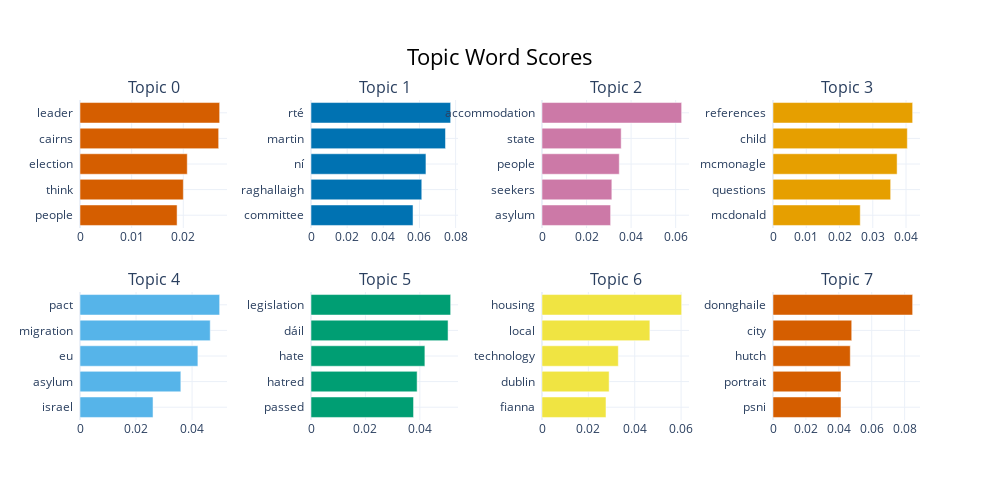

Notebook code for this chart:
### Markdown cell above
# Visualization

### Code cell
topic_model.visualize_barchart()

### Figure 1 — Plotly figure (JSON) as saved in the notebook; plotly's stock layout.template omitted (floating-point values rounded to 4 significant figures)
{"data": [{"marker": {"color": "#D55E00"}, "orientation": "h", "type": "bar", "x": [0.0188, 0.02001, 0.02076, 0.02685, 0.02704], "xaxis": "x", "y": ["people  ", "think  ", "election  ", "cairns  ", "leader  "], "yaxis": "y"}, {"marker": {"color": "#0072B2"}, "orientation": "h", "type": "bar", "x": [0.05644, 0.06127, 0.06359, 0.0744, 0.07725], "xaxis": "x2", "y": ["committee  ", "raghallaigh  ", "ní  ", "martin  ", "rté  "], "yaxis": "y2"}, {"marker": {"color": "#CC79A7"}, "orientation": "h", "type": "bar", "x": [0.0308, 0.03136, 0.03469, 0.03555, 0.06269], "xaxis": "x3", "y": ["asylum  ", "seekers  ", "people  ", "state  ", "accommodation  "], "yaxis": "y3"}, {"marker": {"color": "#E69F00"}, "orientation": "h", "type": "bar", "x": [0.02623, 0.03538, 0.03732, 0.04039, 0.04199], "xaxis": "x4", "y": ["mcdonald  ", "questions  ", "mcmonagle  ", "child  ", "references  "], "yaxis": "y4"}, {"marker": {"color": "#56B4E9"}, "orientation": "h", "type": "bar", "x": [0.02607, 0.03599, 0.04208, 0.04648, 0.04984], "xaxis": "x5", "y": ["israel  ", "asylum  ", "eu  ", "migration  ", "pact  "], "yaxis": "y5"}, {"marker": {"color": "#009E73"}, "orientation": "h", "type": "bar", "x": [0.03768, 0.03899, 0.04185, 0.05036, 0.05131], "xaxis": "x6", "y": ["passed  ", "hatred  ", "hate  ", "dáil  ", "legislation  "], "yaxis": "y6"}, {"marker": {"color": "#F0E442"}, "orientation": "h", "type": "bar", "x": [0.0276, 0.02895, 0.03291, 0.04652, 0.06023], "xaxis": "x7", "y": ["fianna  ", "dublin  ", "technology  ", "local  ", "housing  "], "yaxis": "y7"}, {"marker": {"color": "#D55E00"}, "orientation": "h", "type": "bar", "x": [0.04132, 0.04132, 0.04696, 0.04784, 0.08487], "xaxis": "x8", "y": ["psni  ", "portrait  ", "hutch  ", "city  ", "donnghaile  "], "yaxis": "y8"}], "layout": {"annotations": [{"font": {"size": 16}, "showarrow": false, "text": "Topic 0", "x": 0.0875, "xanchor": "center", "xref": "paper", "y": 1, "yanchor": "bottom", "yref": "paper"}, {"font": {"size": 16}, "showarrow": false, "text": "Topic 1", "x": 0.3625, "xanchor": "center", "xref": "paper", "y": 1, "yanchor": "bottom", "yref": "paper"}, {"font": {"size": 16}, "showarrow": false, "text": "Topic 2", "x": 0.6375, "xanchor": "center", "xref": "paper", "y": 1, "yanchor": "bottom", "yref": "paper"}, {"font": {"size": 16}, "showarrow": false, "text": "Topic 3", "x": 0.9125, "xanchor": "center", "xref": "paper", "y": 1, "yanchor": "bottom", "yref": "paper"}, {"font": {"size": 16}, "showarrow": false, "text": "Topic 4", "x": 0.0875, "xanchor": "center", "xref": "paper", "y": 0.4, "yanchor": "bottom", "yref": "paper"}, {"font": {"size": 16}, "showarrow": false, "text": "Topic 5", "x": 0.3625, "xanchor": "center", "xref": "paper", "y": 0.4, "yanchor": "bottom", "yref": "paper"}, {"font": {"size": 16}, "showarrow": false, "text": "Topic 6", "x": 0.6375, "xanchor": "center", "xref": "paper", "y": 0.4, "yanchor": "bottom", "yref": "paper"}, {"font": {"size": 16}, "showarrow": false, "text": "Topic 7", "x": 0.9125, "xanchor": "center", "xref": "paper", "y": 0.4, "yanchor": "bottom", "yref": "paper"}], "height": 500, "hoverlabel": {"bgcolor": "white", "font": {"family": "Rockwell", "size": 16}}, "showlegend": false, "title": {"font": {"color": "Black", "size": 22}, "text": "Topic Word Scores", "x": 0.5, "xanchor": "center", "yanchor": "top"}, "width": 1000, "xaxis": {"anchor": "y", "domain": [0, 0.175], "showgrid": true}, "xaxis2": {"anchor": "y2", "domain": [0.275, 0.45], "showgrid": true}, "xaxis3": {"anchor": "y3", "domain": [0.55, 0.725], "showgrid": true}, "xaxis4": {"anchor": "y4", "domain": [0.825, 1], "showgrid": true}, "xaxis5": {"anchor": "y5", "domain": [0, 0.175], "showgrid": true}, "xaxis6": {"anchor": "y6", "domain": [0.275, 0.45], "showgrid": true}, "xaxis7": {"anchor": "y7", "domain": [0.55, 0.725], "showgrid": true}, "xaxis8": {"anchor": "y8", "domain": [0.825, 1], "showgrid": true}, "yaxis": {"anchor": "x", "domain": [0.6, 1], "showgrid": true}, "yaxis2": {"anchor": "x2", "domain": [0.6, 1], "showgrid": true}, "yaxis3": {"anchor": "x3", "domain": [0.6, 1], "showgrid": true}, "yaxis4": {"anchor": "x4", "domain": [0.6, 1], "showgrid": true}, "yaxis5": {"anchor": "x5", "domain": [0, 0.4], "showgrid": true}, "yaxis6": {"anchor": "x6", "domain": [0, 0.4], "showgrid": true}, "yaxis7": {"anchor": "x7", "domain": [0, 0.4], "showgrid": true}, "yaxis8": {"anchor": "x8", "domain": [0, 0.4], "showgrid": true}}}
